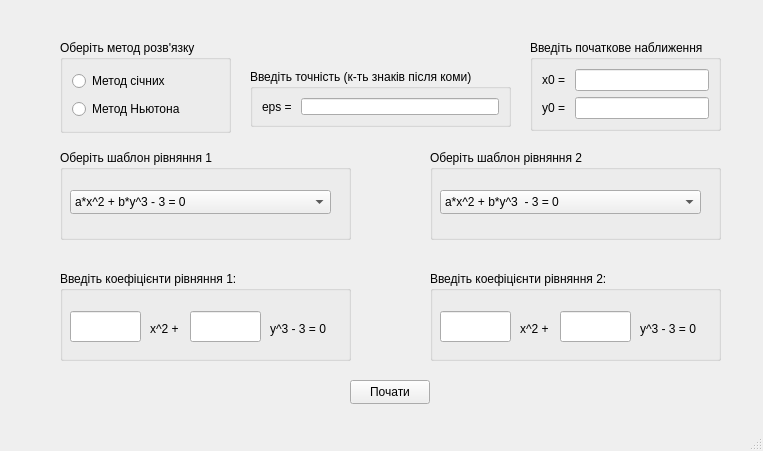
<?xml version="1.0" encoding="UTF-8"?>
<ui version="4.0">
 <class>MainWindow</class>
 <widget class="QMainWindow" name="MainWindow">
  <property name="geometry">
   <rect>
    <x>0</x>
    <y>0</y>
    <width>763</width>
    <height>451</height>
   </rect>
  </property>
  <property name="windowTitle">
   <string>MainWindow</string>
  </property>
  <widget class="QWidget" name="centralwidget">
   <widget class="QPushButton" name="start_button">
    <property name="geometry">
     <rect>
      <x>350</x>
      <y>380</y>
      <width>80</width>
      <height>24</height>
     </rect>
    </property>
    <property name="text">
     <string>Почати</string>
    </property>
   </widget>
   <widget class="QWidget" name="formLayoutWidget">
    <property name="geometry">
     <rect>
      <x>60</x>
      <y>150</y>
      <width>291</width>
      <height>211</height>
     </rect>
    </property>
    <layout class="QVBoxLayout" name="verticalLayout_2">
     <item>
      <widget class="QGroupBox" name="groupBox_2">
       <property name="title">
        <string>Оберіть шаблон рівняння 1</string>
       </property>
       <widget class="QComboBox" name="eq1_template_choice">
        <property name="geometry">
         <rect>
          <x>10</x>
          <y>40</y>
          <width>261</width>
          <height>24</height>
         </rect>
        </property>
        <item>
         <property name="text">
          <string>a*x^2 + b*y^3 - 3 = 0</string>
         </property>
        </item>
        <item>
         <property name="text">
          <string>a*sin(x) + b*cos(y) + 1 = 0</string>
         </property>
        </item>
        <item>
         <property name="text">
          <string>a*ln(x) + b*lg(y) - 1 = 0</string>
         </property>
        </item>
        <item>
         <property name="text">
          <string>a*x - b*cos(y) - 25 = 0</string>
         </property>
        </item>
        <item>
         <property name="text">
          <string>a*x^3 - b*y^2 - 21 = 0</string>
         </property>
        </item>
       </widget>
      </widget>
     </item>
     <item>
      <spacer name="verticalSpacer">
       <property name="orientation">
        <enum>Qt::Vertical</enum>
       </property>
       <property name="sizeType">
        <enum>QSizePolicy::Fixed</enum>
       </property>
       <property name="sizeHint" stdset="0">
        <size>
         <width>20</width>
         <height>25</height>
        </size>
       </property>
      </spacer>
     </item>
     <item>
      <widget class="QGroupBox" name="equation_1_input">
       <property name="title">
        <string>Введіть коефіцієнти рівняння 1:</string>
       </property>
       <widget class="QLabel" name="c00_label">
        <property name="geometry">
         <rect>
          <x>90</x>
          <y>50</y>
          <width>51</width>
          <height>16</height>
         </rect>
        </property>
        <property name="font">
         <font>
          <pointsize>9</pointsize>
         </font>
        </property>
        <property name="text">
         <string>x^2 + </string>
        </property>
       </widget>
       <widget class="QLineEdit" name="c00_input">
        <property name="geometry">
         <rect>
          <x>10</x>
          <y>40</y>
          <width>71</width>
          <height>31</height>
         </rect>
        </property>
       </widget>
       <widget class="QLineEdit" name="c01_input">
        <property name="geometry">
         <rect>
          <x>130</x>
          <y>40</y>
          <width>71</width>
          <height>31</height>
         </rect>
        </property>
       </widget>
       <widget class="QLabel" name="c01_label">
        <property name="geometry">
         <rect>
          <x>210</x>
          <y>50</y>
          <width>81</width>
          <height>16</height>
         </rect>
        </property>
        <property name="font">
         <font>
          <pointsize>9</pointsize>
         </font>
        </property>
        <property name="text">
         <string>y^3 - 3 = 0</string>
        </property>
       </widget>
      </widget>
     </item>
    </layout>
   </widget>
   <widget class="QGroupBox" name="groupBox">
    <property name="geometry">
     <rect>
      <x>60</x>
      <y>40</y>
      <width>171</width>
      <height>93</height>
     </rect>
    </property>
    <property name="title">
     <string>Оберіть метод розв'язку</string>
    </property>
    <layout class="QVBoxLayout" name="verticalLayout">
     <item>
      <widget class="QRadioButton" name="secant_check">
       <property name="text">
        <string>Метод січних</string>
       </property>
      </widget>
     </item>
     <item>
      <widget class="QRadioButton" name="newton_check">
       <property name="text">
        <string>Метод Ньютона</string>
       </property>
      </widget>
     </item>
    </layout>
   </widget>
   <widget class="QWidget" name="formLayoutWidget_2">
    <property name="geometry">
     <rect>
      <x>430</x>
      <y>150</y>
      <width>291</width>
      <height>211</height>
     </rect>
    </property>
    <layout class="QVBoxLayout" name="verticalLayout_3">
     <item>
      <widget class="QGroupBox" name="groupBox_3">
       <property name="title">
        <string>Оберіть шаблон рівняння 2</string>
       </property>
       <widget class="QComboBox" name="eq2_template_choice">
        <property name="geometry">
         <rect>
          <x>10</x>
          <y>40</y>
          <width>261</width>
          <height>24</height>
         </rect>
        </property>
        <item>
         <property name="text">
          <string>a*x^2 + b*y^3  - 3 = 0</string>
         </property>
        </item>
        <item>
         <property name="text">
          <string>a*sin(x) + b*cos(y) + 1 = 0</string>
         </property>
        </item>
        <item>
         <property name="text">
          <string>a*ln(x) + b*lg(y)  - 1 = 0</string>
         </property>
        </item>
        <item>
         <property name="text">
          <string>a*x - b*cos(y) - 25 = 0</string>
         </property>
        </item>
        <item>
         <property name="text">
          <string>a*x^3 - b*y^2 - 21 = 0</string>
         </property>
        </item>
       </widget>
      </widget>
     </item>
     <item>
      <spacer name="verticalSpacer_2">
       <property name="orientation">
        <enum>Qt::Vertical</enum>
       </property>
       <property name="sizeType">
        <enum>QSizePolicy::Fixed</enum>
       </property>
       <property name="sizeHint" stdset="0">
        <size>
         <width>20</width>
         <height>25</height>
        </size>
       </property>
      </spacer>
     </item>
     <item>
      <widget class="QGroupBox" name="equation_2_input">
       <property name="title">
        <string>Введіть коефіцієнти рівняння 2:</string>
       </property>
       <widget class="QLabel" name="c10_label">
        <property name="geometry">
         <rect>
          <x>90</x>
          <y>50</y>
          <width>51</width>
          <height>16</height>
         </rect>
        </property>
        <property name="font">
         <font>
          <pointsize>9</pointsize>
         </font>
        </property>
        <property name="text">
         <string>x^2 + </string>
        </property>
       </widget>
       <widget class="QLabel" name="c11_label">
        <property name="geometry">
         <rect>
          <x>210</x>
          <y>50</y>
          <width>81</width>
          <height>16</height>
         </rect>
        </property>
        <property name="font">
         <font>
          <pointsize>9</pointsize>
         </font>
        </property>
        <property name="text">
         <string>y^3 - 3 = 0</string>
        </property>
       </widget>
       <widget class="QLineEdit" name="c11_input">
        <property name="geometry">
         <rect>
          <x>130</x>
          <y>40</y>
          <width>71</width>
          <height>31</height>
         </rect>
        </property>
       </widget>
       <widget class="QLineEdit" name="c10_input">
        <property name="geometry">
         <rect>
          <x>10</x>
          <y>40</y>
          <width>71</width>
          <height>31</height>
         </rect>
        </property>
       </widget>
      </widget>
     </item>
    </layout>
   </widget>
   <widget class="QGroupBox" name="groupBox_4">
    <property name="geometry">
     <rect>
      <x>530</x>
      <y>40</y>
      <width>191</width>
      <height>91</height>
     </rect>
    </property>
    <property name="title">
     <string>Введіть початкове наближення</string>
    </property>
    <layout class="QGridLayout" name="gridLayout">
     <item row="0" column="0">
      <widget class="QLabel" name="x_label">
       <property name="text">
        <string>x0 = </string>
       </property>
      </widget>
     </item>
     <item row="0" column="1">
      <widget class="QLineEdit" name="x0_input"/>
     </item>
     <item row="1" column="0">
      <widget class="QLabel" name="y0_label">
       <property name="text">
        <string>y0 = </string>
       </property>
      </widget>
     </item>
     <item row="1" column="1">
      <widget class="QLineEdit" name="y0_input"/>
     </item>
    </layout>
   </widget>
   <widget class="QGroupBox" name="groupBox_5">
    <property name="geometry">
     <rect>
      <x>250</x>
      <y>69</y>
      <width>261</width>
      <height>58</height>
     </rect>
    </property>
    <property name="title">
     <string>Введіть точність (к-ть знаків після коми)</string>
    </property>
    <layout class="QHBoxLayout" name="horizontalLayout">
     <item>
      <widget class="QLabel" name="eps_label">
       <property name="text">
        <string>eps = </string>
       </property>
      </widget>
     </item>
     <item>
      <widget class="QLineEdit" name="eps_input"/>
     </item>
    </layout>
   </widget>
  </widget>
  <widget class="QStatusBar" name="statusbar">
   <property name="enabled">
    <bool>false</bool>
   </property>
  </widget>
  <action name="save_results">
   <property name="icon">
    <iconset theme="document-save" resource="resources.qrc">
     <normaloff>:/res/img/icon_save.png</normaloff>:/res/img/icon_save.png</iconset>
   </property>
   <property name="text">
    <string>Зберегти результат до файлу</string>
   </property>
  </action>
  <action name="close_program">
   <property name="icon">
    <iconset resource="resources.qrc">
     <normaloff>:/res/img/imgonline-com-ua-Resize-4g37bogRtaOsPph.png</normaloff>:/res/img/imgonline-com-ua-Resize-4g37bogRtaOsPph.png</iconset>
   </property>
   <property name="text">
    <string>Завершити роботу</string>
   </property>
  </action>
  <action name="secret_button">
   <property name="icon">
    <iconset resource="resources.qrc">
     <normaloff>:/img/imgonline-com-ua-Resize-yiUvn8BmKoM.png</normaloff>:/img/imgonline-com-ua-Resize-yiUvn8BmKoM.png</iconset>
   </property>
   <property name="text">
    <string>Що там?</string>
   </property>
   <property name="toolTip">
    <string>Тобі теж не терпиться подивитися?</string>
   </property>
   <property name="menuRole">
    <enum>QAction::NoRole</enum>
   </property>
  </action>
 </widget>
 <resources>
  <include location="resources.qrc"/>
 </resources>
 <connections/>
</ui>
